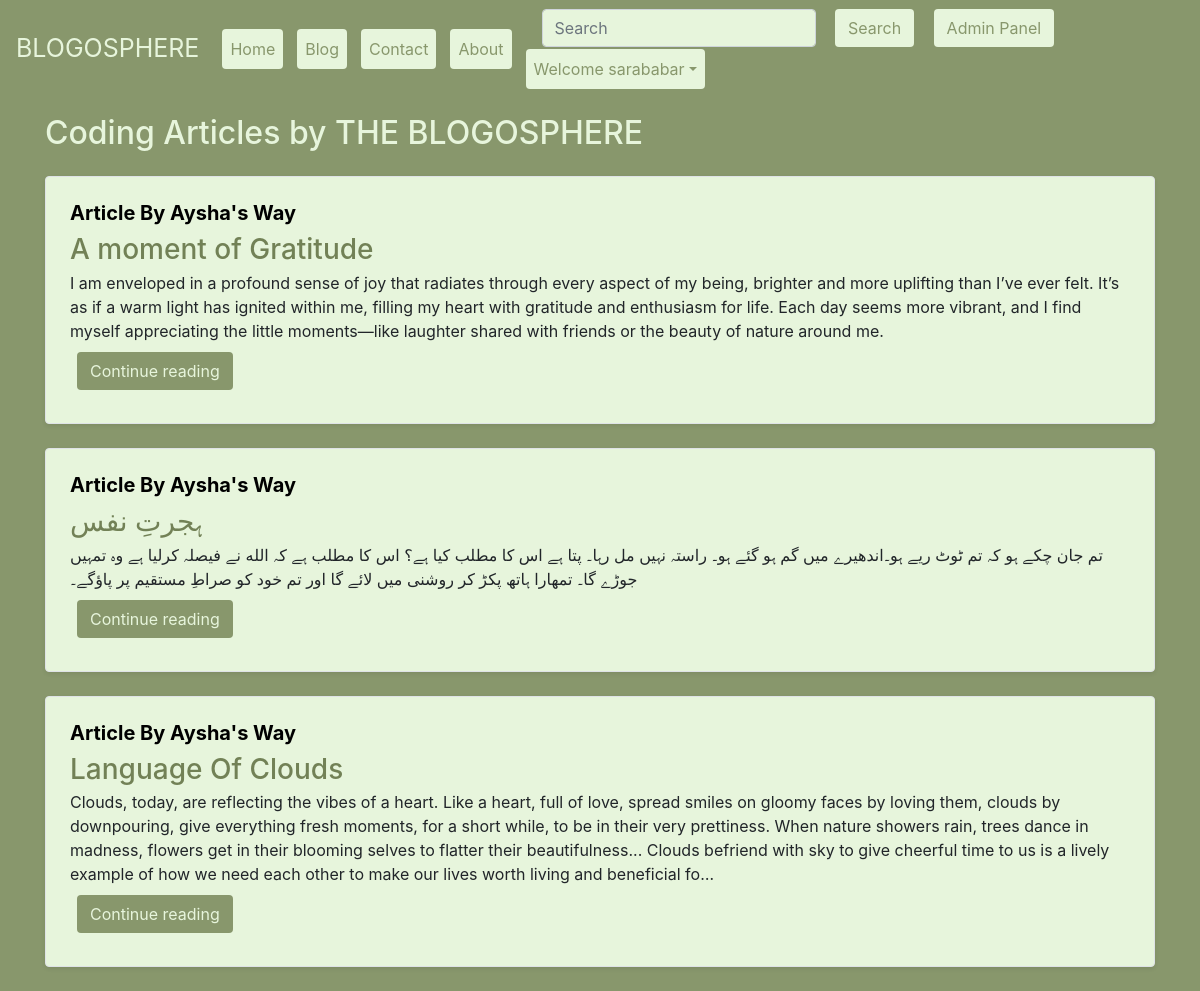
Page /blog/ (signed in) on the committed database.
### blog/models.py (models this page shows, shortened)
class Post(models.Model):
    sno=models.AutoField(primary_key=True)
    title=models.CharField(max_length=255)
    author=models.CharField(max_length=14)
    slug=models.CharField(max_length=130)
    timeStamp=models.DateTimeField(blank=True)
    content=models.TextField()

### blog/views.py (the view)
# urls.py: path('', views.blogHome, name="bloghome"),
def blogHome(request):
    allPosts= Post.objects.all()
    context={'allPosts': allPosts}
    return render(request, "blog/blogHome.html", context)

### templates/blog/blogHome.html (shortened to what this page needs)
{% extends 'base.html' %}
{% block blogactive %} active {% endblock blogactive %}
{% block body %}
<div class="container my-3">
    <h2 style="color:#E7F5DC;" >Coding Articles by THE BLOGOSPHERE</h2>
    {% for post in allPosts  %}
    <div  style="background-color: #E7F5DC ;" class="row no-gutters border rounded overflow-hidden flex-md-row mb-4 shadow-sm h-md-250 my-4 position-relative">
        <div class="col p-4 d-flex flex-column position-static">
            <h5 class="d-inline-block mb-2 " style=" color: black; font-weight: bold; color: ; text-transform: capitalize; list-style-type: none;">Article  by {{post.author}}</h5>
            <h3 class="mb-0" ><a  style="text-decoration: none; color: #728156; " href="/blog/{{post.slug}}">{{post.title}}</a></h3>
            <p class="card-text mb-auto">{{post.content| truncatechars:500}}</p>
            <div class="my-2">
            	<a style="background-color: #88976C;    color:#E7F5DC ; border-radius: 4px; margin: 1px 7px;"  href="/blog/{{post.slug}}" role="button" class="btn ">Continue reading</a>
            </div>
        </div>
        </div>
        {% endfor %}
    </div>
 {% endblock %}

### templates/base.html (shortened to what this page needs)
<!doctype html>
<html lang="en">
  <head>
    <link rel="stylesheet" href="https://stackpath.bootstrapcdn.com/bootstrap/4.5.2/css/bootstrap.min.css">
  </head>
  <body style="background-color:#88976C ;" >
    <nav  style=" background-color: #88976C;"; list-style-type: none; " class="navbar navbar-expand-lg ">
        <a style="color: #E7F5DC; font-size: 25px" class="navbar-brand" href="/">BLOGOSPHERE</a>
        <div class="collapse navbar-collapse" id="navbarSupportedContent">
          <ul class="navbar-nav mr-auto">
            <li class="nav-item {% block homeactive %}  {% endblock homeactive %}">
              <a style="background-color: #E7F5DC ; color: #88976C; border-radius: 4px; margin: 1px 7px;" class="nav-link" href="/">Home <span class="sr-only">(current)</span></a>
            </li>
            <li class="nav-item {% block blogactive %}  {% endblock blogactive %} ">
              <a  style="background-color: #E7F5DC ; color: #88976C; border-radius: 4px; margin: 1px 7px;" class="nav-link" href="/blog">Blog</a>
            </li>
            <li class="nav-item {% block contactactive %}  {% endblock contactactive %} ">
              <a  style="background-color: #E7F5DC ; color: #88976C; border-radius: 4px; margin:1px 7px;" class="nav-link" href="/contact">Contact</a>
            </li>
            <li class="nav-item {% block aboutactive %}  {% endblock aboutactive %}" >
              <a   style="background-color: #E7F5DC ; color: #88976C; border-radius: 4px; margin:1px 7px;"class="nav-link" href="/about">About</a>
            </li>
          </ul>
          <div class="ml-auto form-inline ">
          <form method="get" action="/search"class="my-2 my-lg-0 mx-3">
            <input style="background-color: #E7F5DC ; color: #88976C; border-radius: 4px; margin: 1px 7px;"  class="form-control mr-sm-2" type="search" placeholder="Search" aria-label="Search" name="query" id="query">
            <button style="background-color: #E7F5DC ; color: #88976C; border-radius: 4px; margin: 1px 7px;"  class="btn  my-2 my-sm-0 " type="submit">Search</button>
            <a  style="background-color: #E7F5DC ; color: #88976C; border-radius: 4px; margin: 1px 7px;" href="/admin" role="button" target="_blank" class="btn  m-2 my-sm-0"> Admin Panel </a>
          </form>
{% if user.is_authenticated %}
<ul class="navbar-nav mr-2">
<li class="nav-item dropdown">
<a  style="background-color: #E7F5DC ; color: #88976C; border-radius: 4px; margin: 1px 7px;" class="nav-link dropdown-toggle" href='#' id="navbarDropdown" role="button" data-toggle="dropdown"> Welcome {{request.user}}</a>
      </li>
      </ul>
      </div>
{% endif %}
        </div>
      </nav>
      {% block body %}  {% endblock body %}
  </body>
</html>

### rows in the picture
Post: author "Aysha's Way", title "A moment of Gratitude", content "I am enveloped in a profound sense of joy that radiates through every aspect of my being, brighter and more uplifting than I’ve ever felt. It’s as if a warm light has ignited within me, filling my heart with gratitude and enthusiasm for life. Each day seems more vibrant, and I find myself appreciating the little moments—like laughter shared with friends or the beauty of nature around me."
Post: author "Aysha's Way", title "ہجرتِ نفس", content "تم جان چکے ہو کہ تم ٹوٹ ریے ہو۔اندھیرے میں گم ہو گئے ہو۔ راستہ نہیں مل رہا۔ پتا ہے اس کا مطلب کیا ہے؟ اس کا مطلب ہے کہ الله نے فیصلہ کرلیا ہے وہ تمہیں جوڑے گا۔ تمھارا ہاتھ پکڑ کر روشنی میں لائے گا اور تم خود کو صراطِ مستقیم پر پاؤگے۔"
Post: author "Aysha's Way", title "Language Of Clouds", content "Clouds, today, are reflecting the vibes of a heart. Like a heart, full of love, spread smiles on gloomy faces by loving them, clouds by downpouring, give everything fresh moments, for a short while, to be in their very prettiness. When nature showers rain, trees dance in madness, flowers get in their blooming selves to flatter their beautifulness... Clouds befriend with sky to give cheerful time to us is a lively example of how we need each other to make our lives worth living and beneficial fo…"

### other values in the picture
{{ request.user }} "sarababar"
